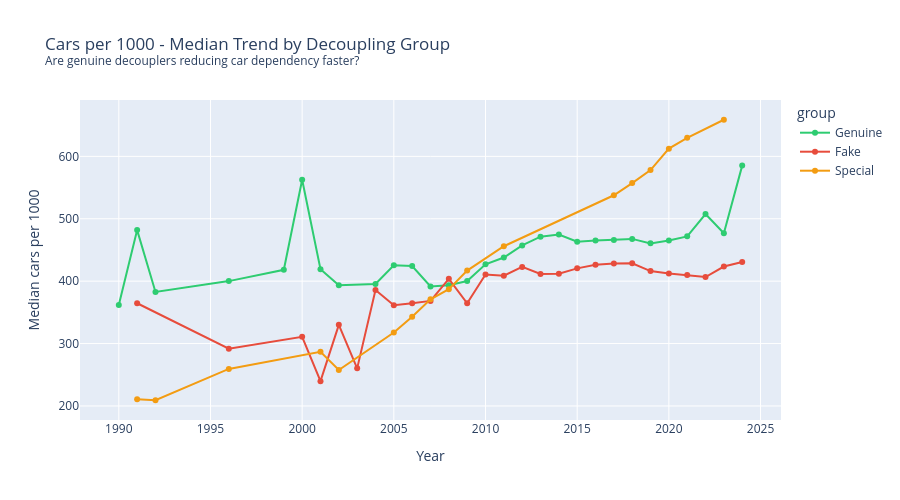
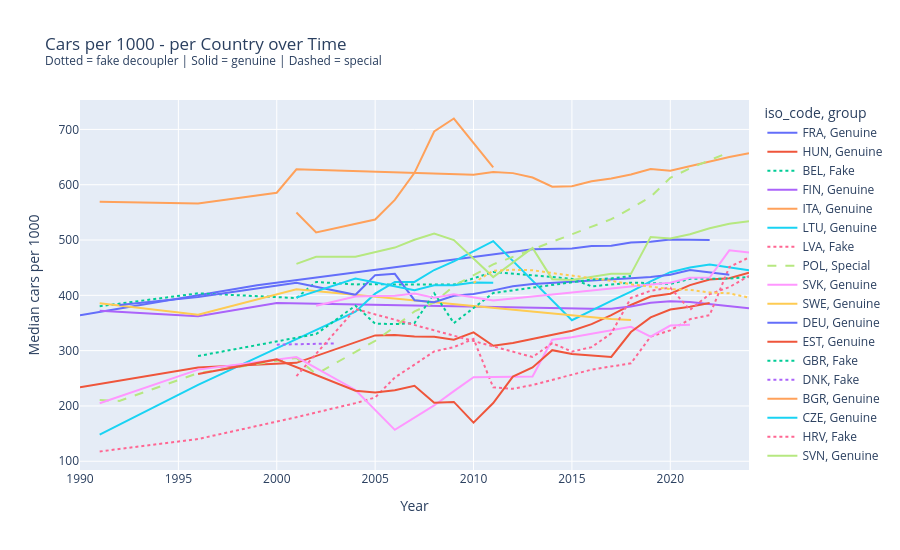

Here is the notebook cell these charts were saved with, in order:
### Code cell
# Cars per 1000 - trend over time by group
# Are genuine decouplers reducing car dependency faster?

trend = (
    df[df['cars_per_1000'].notna()]
    .groupby(['year', 'group'])['cars_per_1000']
    .median()
    .reset_index()
)

fig = px.line(
    trend,
    x='year',
    y='cars_per_1000',
    color='group',
    color_discrete_map=GROUP_COLORS,
    markers=True,
    title='Cars per 1000 - Median Trend by Decoupling Group<br>'
          '<sup>Are genuine decouplers reducing car dependency faster?</sup>',
    labels={'cars_per_1000': 'Median cars per 1000', 'year': 'Year'},
    height=500
)
fig.show()

# Trend per country
country_trend = (
    df[df['cars_per_1000'].notna()]
    .groupby(['year', 'iso_code', 'group'])['cars_per_1000']
    .median()
    .reset_index()
)

fig2 = px.line(
    country_trend,
    x='year',
    y='cars_per_1000',
    color='iso_code',
    line_dash='group',
    title='Cars per 1000 - per Country over Time<br>'
          '<sup>Dotted = fake decoupler | Solid = genuine | Dashed = special</sup>',
    labels={'cars_per_1000': 'Median cars per 1000', 'year': 'Year'},
    height=550
)
fig2.show()

### Figure 1 — Plotly figure (JSON) as saved in the notebook; plotly's stock layout.template omitted (floating-point values rounded to 4 significant figures)
{"data": [{"hovertemplate": "group=Genuine<br>Year=%{x}<br>Median cars per 1000=%{y}<extra></extra>", "legendgroup": "Genuine", "line": {"color": "#2ecc71", "dash": "solid"}, "marker": {"symbol": "circle"}, "mode": "lines+markers", "name": "Genuine", "orientation": "v", "showlegend": true, "type": "scatter", "x": [1990, 1991, 1992, 1996, 1999, 2000, 2001, 2002, 2004, 2005, 2006, 2007, 2008, 2009, 2010, 2011, 2012, 2013, 2014, 2015, 2016, 2017, 2018, 2019, 2020, 2021, 2022, 2023, 2024], "xaxis": "x", "y": [361.8, 481.8, 382.7, 400.1, 418.2, 562.4, 419.1, 393.3, 395.3, 425.3, 424.2, 391.4, 393.4, 400.2, 427.0, 437.9, 457.3, 471.2, 474.8, 463.2, 465.0, 466.0, 467.7, 460.6, 465.3, 471.8, 507.6, 476.7, 585.2], "yaxis": "y"}, {"hovertemplate": "group=Fake<br>Year=%{x}<br>Median cars per 1000=%{y}<extra></extra>", "legendgroup": "Fake", "line": {"color": "#e74c3c", "dash": "solid"}, "marker": {"symbol": "circle"}, "mode": "lines+markers", "name": "Fake", "orientation": "v", "showlegend": true, "type": "scatter", "x": [1991, 1996, 2000, 2001, 2002, 2003, 2004, 2005, 2006, 2007, 2008, 2009, 2010, 2011, 2012, 2013, 2014, 2015, 2016, 2017, 2018, 2019, 2020, 2021, 2022, 2023, 2024], "xaxis": "x", "y": [364.6, 291.9, 310.8, 239.7, 330.0, 260.2, 385.9, 361.5, 364.6, 368.3, 403.7, 364.4, 410.8, 408.8, 422.8, 411.5, 412.0, 420.5, 426.5, 428.3, 428.7, 416.1, 412.3, 409.9, 406.7, 423.4, 430.8], "yaxis": "y"}, {"hovertemplate": "group=Special<br>Year=%{x}<br>Median cars per 1000=%{y}<extra></extra>", "legendgroup": "Special", "line": {"color": "#f39c12", "dash": "solid"}, "marker": {"symbol": "circle"}, "mode": "lines+markers", "name": "Special", "orientation": "v", "showlegend": true, "type": "scatter", "x": [1991, 1992, 1996, 2001, 2002, 2005, 2006, 2007, 2008, 2009, 2011, 2017, 2018, 2019, 2020, 2021, 2023], "xaxis": "x", "y": [210.7, 209.1, 259.3, 286.8, 257.5, 317.7, 343.1, 370.9, 387.1, 416.9, 456.0, 537.7, 557.2, 578.1, 612.4, 629.8, 658.7], "yaxis": "y"}], "layout": {"height": 500, "legend": {"title": {"text": "group"}, "tracegroupgap": 0}, "title": {"text": "Cars per 1000 - Median Trend by Decoupling Group<br><sup>Are genuine decouplers reducing car dependency faster?</sup>"}, "xaxis": {"anchor": "y", "domain": [0, 1], "title": {"text": "Year"}}, "yaxis": {"anchor": "x", "domain": [0, 1], "title": {"text": "Median cars per 1000"}}}}

### Figure 2 — Plotly figure (JSON) as saved in the notebook; plotly's stock layout.template omitted (floating-point values rounded to 4 significant figures)
{"data": [{"hovertemplate": "iso_code=FRA<br>group=Genuine<br>Year=%{x}<br>Median cars per 1000=%{y}<extra></extra>", "legendgroup": "FRA, Genuine", "line": {"color": "#636efa", "dash": "solid"}, "marker": {"symbol": "circle"}, "mode": "lines", "name": "FRA, Genuine", "orientation": "v", "showlegend": true, "type": "scatter", "x": [1990, 1999, 2013, 2014, 2015, 2016, 2017, 2018, 2019, 2020, 2021, 2022], "xaxis": "x", "y": [363.9, 418.2, 483.5, 484.5, 484.9, 489.0, 489.5, 495.7, 496.9, 500.8, 500.0, 499.8], "yaxis": "y"}, {"hovertemplate": "iso_code=HUN<br>group=Genuine<br>Year=%{x}<br>Median cars per 1000=%{y}<extra></extra>", "legendgroup": "HUN, Genuine", "line": {"color": "#EF553B", "dash": "solid"}, "marker": {"symbol": "circle"}, "mode": "lines", "name": "HUN, Genuine", "orientation": "v", "showlegend": true, "type": "scatter", "x": [1990, 1996, 2001, 2005, 2006, 2007, 2008, 2009, 2010, 2011, 2012, 2015, 2016, 2017, 2018, 2019, 2020, 2021, 2022, 2023, 2024], "xaxis": "x", "y": [233.9, 269.5, 277.9, 327.5, 328.1, 325.6, 325.0, 319.8, 333.0, 308.8, 313.8, 336.0, 347.8, 364.1, 382.6, 398.0, 402.8, 418.4, 428.6, 430.9, 440.8], "yaxis": "y"}, {"hovertemplate": "iso_code=BEL<br>group=Fake<br>Year=%{x}<br>Median cars per 1000=%{y}<extra></extra>", "legendgroup": "BEL, Fake", "line": {"color": "#00cc96", "dash": "dot"}, "marker": {"symbol": "circle"}, "mode": "lines", "name": "BEL, Fake", "orientation": "v", "showlegend": true, "type": "scatter", "x": [1991, 1996, 2001, 2002, 2004, 2005, 2006, 2007, 2008, 2009, 2011, 2015, 2016, 2017, 2018, 2019, 2020, 2021, 2022, 2023, 2024], "xaxis": "x", "y": [380.3, 403.6, 395.1, 424.2, 419.7, 420.2, 419.4, 419.7, 420.2, 419.4, 442.1, 430.0, 416.2, 420.2, 423.0, 422.2, 420.8, 429.8, 430.2, 430.3, 433.0], "yaxis": "y"}, {"hovertemplate": "iso_code=FIN<br>group=Genuine<br>Year=%{x}<br>Median cars per 1000=%{y}<extra></extra>", "legendgroup": "FIN, Genuine", "line": {"color": "#ab63fa", "dash": "solid"}, "marker": {"symbol": "circle"}, "mode": "lines", "name": "FIN, Genuine", "orientation": "v", "showlegend": true, "type": "scatter", "x": [1991, 1996, 2000, 2015, 2016, 2017, 2018, 2019, 2020, 2021, 2022, 2023, 2024], "xaxis": "x", "y": [372.2, 362.1, 386.3, 375.7, 375.9, 375.8, 379.9, 386.5, 389.4, 388.1, 384.4, 380.2, 376.4], "yaxis": "y"}, {"hovertemplate": "iso_code=ITA<br>group=Genuine<br>Year=%{x}<br>Median cars per 1000=%{y}<extra></extra>", "legendgroup": "ITA, Genuine", "line": {"color": "#FFA15A", "dash": "solid"}, "marker": {"symbol": "circle"}, "mode": "lines", "name": "ITA, Genuine", "orientation": "v", "showlegend": true, "type": "scatter", "x": [1991, 1996, 2000, 2001, 2010, 2011, 2012, 2013, 2014, 2015, 2016, 2017, 2018, 2019, 2020, 2021, 2022, 2023, 2024], "xaxis": "x", "y": [569.2, 566.1, 585.5, 627.9, 618.1, 623.2, 621.0, 613.0, 596.3, 597.4, 606.4, 611.3, 618.4, 628.3, 625.3, 633.9, 642.2, 650.3, 657.0], "yaxis": "y"}, {"hovertemplate": "iso_code=LTU<br>group=Genuine<br>Year=%{x}<br>Median cars per 1000=%{y}<extra></extra>", "legendgroup": "LTU, Genuine", "line": {"color": "#19d3f3", "dash": "solid"}, "marker": {"symbol": "circle"}, "mode": "lines", "name": "LTU, Genuine", "orientation": "v", "showlegend": true, "type": "scatter", "x": [1991, 1996, 2001, 2004, 2005, 2006, 2007, 2008, 2009, 2011, 2015, 2016, 2017, 2018, 2019, 2020, 2021, 2022, 2023, 2024], "xaxis": "x", "y": [148.0, 238.2, 320.7, 370.3, 403.1, 424.3, 424.2, 445.8, 461.5, 498.1, 355.0, 372.8, 390.0, 406.6, 425.3, 441.9, 450.2, 455.9, 450.8, 445.1], "yaxis": "y"}, {"hovertemplate": "iso_code=LVA<br>group=Fake<br>Year=%{x}<br>Median cars per 1000=%{y}<extra></extra>", "legendgroup": "LVA, Fake", "line": {"color": "#FF6692", "dash": "dot"}, "marker": {"symbol": "circle"}, "mode": "lines", "name": "LVA, Fake", "orientation": "v", "showlegend": true, "type": "scatter", "x": [1991, 1996, 2001, 2002, 2003, 2004, 2005, 2006, 2007, 2008, 2009, 2010, 2011, 2012, 2013, 2014, 2015, 2016, 2018, 2019, 2020, 2021, 2022, 2023, 2024], "xaxis": "x", "y": [117.6, 140.2, 179.7, 188.3, 197.4, 205.1, 215.2, 251.4, 274.8, 298.7, 306.4, 321.3, 233.6, 231.0, 237.9, 247.3, 256.4, 265.7, 277.1, 325.4, 336.7, 356.8, 364.2, 451.2, 468.5], "yaxis": "y"}, {"hovertemplate": "iso_code=POL<br>group=Special<br>Year=%{x}<br>Median cars per 1000=%{y}<extra></extra>", "legendgroup": "POL, Special", "line": {"color": "#B6E880", "dash": "dash"}, "marker": {"symbol": "circle"}, "mode": "lines", "name": "POL, Special", "orientation": "v", "showlegend": true, "type": "scatter", "x": [1991, 1992, 1996, 2001, 2002, 2005, 2006, 2007, 2008, 2009, 2011, 2017, 2018, 2019, 2020, 2021, 2023], "xaxis": "x", "y": [210.7, 209.1, 259.3, 286.8, 257.5, 317.7, 343.1, 370.9, 387.1, 416.9, 456.0, 537.7, 557.2, 578.1, 612.4, 629.8, 658.7], "yaxis": "y"}, {"hovertemplate": "iso_code=SVK<br>group=Genuine<br>Year=%{x}<br>Median cars per 1000=%{y}<extra></extra>", "legendgroup": "SVK, Genuine", "line": {"color": "#FF97FF", "dash": "solid"}, "marker": {"symbol": "circle"}, "mode": "lines", "name": "SVK, Genuine", "orientation": "v", "showlegend": true, "type": "scatter", "x": [1991, 1996, 2001, 2004, 2006, 2007, 2008, 2009, 2010, 2013, 2014, 2015, 2016, 2017, 2018, 2019, 2020, 2021], "xaxis": "x", "y": [204.8, 265.7, 288.4, 228.9, 156.8, 178.4, 200.8, 226.9, 252.0, 253.2, 319.7, 324.2, 330.6, 335.8, 343.1, 325.4, 345.3, 346.8], "yaxis": "y"}, {"hovertemplate": "iso_code=SWE<br>group=Genuine<br>Year=%{x}<br>Median cars per 1000=%{y}<extra></extra>", "legendgroup": "SWE, Genuine", "line": {"color": "#FECB52", "dash": "solid"}, "marker": {"symbol": "circle"}, "mode": "lines", "name": "SWE, Genuine", "orientation": "v", "showlegend": true, "type": "scatter", "x": [1991, 1996, 2001, 2017, 2018], "xaxis": "x", "y": [385.6, 365.0, 410.9, 357.2, 355.2], "yaxis": "y"}, {"hovertemplate": "iso_code=DEU<br>group=Genuine<br>Year=%{x}<br>Median cars per 1000=%{y}<extra></extra>", "legendgroup": "DEU, Genuine", "line": {"color": "#636efa", "dash": "solid"}, "marker": {"symbol": "circle"}, "mode": "lines", "name": "DEU, Genuine", "orientation": "v", "showlegend": true, "type": "scatter", "x": [1992, 1996, 2001, 2004, 2005, 2006, 2007, 2008, 2009, 2010, 2011, 2012, 2013, 2014, 2015, 2016, 2017, 2018, 2019, 2020, 2021, 2023], "xaxis": "x", "y": [382.7, 396.8, 422.9, 400.9, 436.5, 438.8, 391.2, 387.5, 399.1, 402.4, 409.0, 416.5, 420.3, 421.8, 424.6, 427.0, 429.6, 431.0, 432.9, 437.1, 445.8, 437.1], "yaxis": "y"}, {"hovertemplate": "iso_code=EST<br>group=Genuine<br>Year=%{x}<br>Median cars per 1000=%{y}<extra></extra>", "legendgroup": "EST, Genuine", "line": {"color": "#EF553B", "dash": "solid"}, "marker": {"symbol": "circle"}, "mode": "lines", "name": "EST, Genuine", "orientation": "v", "showlegend": true, "type": "scatter", "x": [1996, 2000, 2004, 2005, 2006, 2007, 2008, 2009, 2010, 2011, 2012, 2013, 2014, 2015, 2017, 2018, 2019, 2020, 2021, 2022], "xaxis": "x", "y": [257.8, 284.1, 227.4, 224.5, 228.3, 236.5, 205.7, 207.3, 169.8, 205.3, 253.0, 269.5, 300.8, 293.9, 288.6, 333.6, 360.1, 374.5, 379.5, 386.3], "yaxis": "y"}, {"hovertemplate": "iso_code=GBR<br>group=Fake<br>Year=%{x}<br>Median cars per 1000=%{y}<extra></extra>", "legendgroup": "GBR, Fake", "line": {"color": "#00cc96", "dash": "dot"}, "marker": {"symbol": "circle"}, "mode": "lines", "name": "GBR, Fake", "orientation": "v", "showlegend": true, "type": "scatter", "x": [1996, 2002, 2004, 2005, 2006, 2007, 2008, 2009, 2011, 2015, 2016, 2017, 2018], "xaxis": "x", "y": [290.2, 330.0, 381.3, 348.9, 347.9, 350.0, 403.7, 349.8, 404.2, 423.4, 428.5, 430.6, 434.9], "yaxis": "y"}, {"hovertemplate": "iso_code=DNK<br>group=Fake<br>Year=%{x}<br>Median cars per 1000=%{y}<extra></extra>", "legendgroup": "DNK, Fake", "line": {"color": "#ab63fa", "dash": "dot"}, "marker": {"symbol": "circle"}, "mode": "lines", "name": "DNK, Fake", "orientation": "v", "showlegend": true, "type": "scatter", "x": [2000, 2003], "xaxis": "x", "y": [310.8, 313.1], "yaxis": "y"}, {"hovertemplate": "iso_code=BGR<br>group=Genuine<br>Year=%{x}<br>Median cars per 1000=%{y}<extra></extra>", "legendgroup": "BGR, Genuine", "line": {"color": "#FFA15A", "dash": "solid"}, "marker": {"symbol": "circle"}, "mode": "lines", "name": "BGR, Genuine", "orientation": "v", "showlegend": true, "type": "scatter", "x": [2001, 2002, 2005, 2006, 2007, 2008, 2009, 2011], "xaxis": "x", "y": [549.9, 513.8, 537.1, 572.6, 621.5, 696.3, 719.8, 631.2], "yaxis": "y"}, {"hovertemplate": "iso_code=CZE<br>group=Genuine<br>Year=%{x}<br>Median cars per 1000=%{y}<extra></extra>", "legendgroup": "CZE, Genuine", "line": {"color": "#19d3f3", "dash": "solid"}, "marker": {"symbol": "circle"}, "mode": "lines", "name": "CZE, Genuine", "orientation": "v", "showlegend": true, "type": "scatter", "x": [2001, 2004, 2007, 2008, 2009, 2010, 2011], "xaxis": "x", "y": [395.8, 430.3, 409.4, 418.0, 418.2, 423.1, 422.7], "yaxis": "y"}, {"hovertemplate": "iso_code=HRV<br>group=Fake<br>Year=%{x}<br>Median cars per 1000=%{y}<extra></extra>", "legendgroup": "HRV, Fake", "line": {"color": "#FF6692", "dash": "dot"}, "marker": {"symbol": "circle"}, "mode": "lines", "name": "HRV, Fake", "orientation": "v", "showlegend": true, "type": "scatter", "x": [2001, 2004, 2013, 2014, 2015, 2016, 2017, 2018, 2019, 2020, 2021, 2022, 2023, 2024], "xaxis": "x", "y": [253.9, 375.3, 288.4, 313.6, 298.2, 306.3, 331.1, 395.3, 408.2, 413.9, 373.8, 402.1, 414.8, 435.3], "yaxis": "y"}, {"hovertemplate": "iso_code=SVN<br>group=Genuine<br>Year=%{x}<br>Median cars per 1000=%{y}<extra></extra>", "legendgroup": "SVN, Genuine", "line": {"color": "#B6E880", "dash": "solid"}, "marker": {"symbol": "circle"}, "mode": "lines", "name": "SVN, Genuine", "orientation": "v", "showlegend": true, "type": "scatter", "x": [2001, 2002, 2004, 2005, 2006, 2007, 2008, 2009, 2011, 2013, 2014, 2015, 2016, 2017, 2018, 2019, 2020, 2021, 2022, 2023, 2024], "xaxis": "x", "y": [457.0, 469.8, 469.9, 477.8, 486.4, 500.6, 511.5, 499.8, 433.0, 485.7, 429.3, 427.8, 433.9, 439.1, 438.8, 505.3, 502.7, 510.4, 521.3, 529.5, 534.1], "yaxis": "y"}, {"hovertemplate": "iso_code=NLD<br>group=Genuine<br>Year=%{x}<br>Median cars per 1000=%{y}<extra></extra>", "legendgroup": "NLD, Genuine", "line": {"color": "#FF97FF", "dash": "solid"}, "marker": {"symbol": "circle"}, "mode": "lines", "name": "NLD, Genuine", "orientation": "v", "showlegend": true, "type": "scatter", "x": [2002, 2004, 2005, 2006, 2007, 2008, 2009, 2010, 2011, 2019, 2020, 2021, 2022, 2023, 2024], "xaxis": "x", "y": [381.3, 397.8, 399.0, 399.1, 403.3, 395.6, 401.7, 396.8, 390.6, 419.5, 422.8, 431.9, 432.2, 481.4, 477.5], "yaxis": "y"}, {"hovertemplate": "iso_code=CHE<br>group=Fake<br>Year=%{x}<br>Median cars per 1000=%{y}<extra></extra>", "legendgroup": "CHE, Fake", "line": {"color": "#FECB52", "dash": "dot"}, "marker": {"symbol": "circle"}, "mode": "lines", "name": "CHE, Fake", "orientation": "v", "showlegend": true, "type": "scatter", "x": [2010, 2011, 2012, 2013, 2014, 2015, 2016, 2017, 2018, 2019, 2020, 2021, 2022, 2023, 2024], "xaxis": "x", "y": [422.5, 444.5, 446.1, 445.4, 440.3, 436.0, 431.0, 426.4, 420.0, 416.1, 411.2, 409.9, 405.2, 403.6, 395.9], "yaxis": "y"}], "layout": {"height": 550, "legend": {"title": {"text": "iso_code, group"}, "tracegroupgap": 0}, "title": {"text": "Cars per 1000 - per Country over Time<br><sup>Dotted = fake decoupler | Solid = genuine | Dashed = special</sup>"}, "xaxis": {"anchor": "y", "domain": [0, 1], "title": {"text": "Year"}}, "yaxis": {"anchor": "x", "domain": [0, 1], "title": {"text": "Median cars per 1000"}}}}
